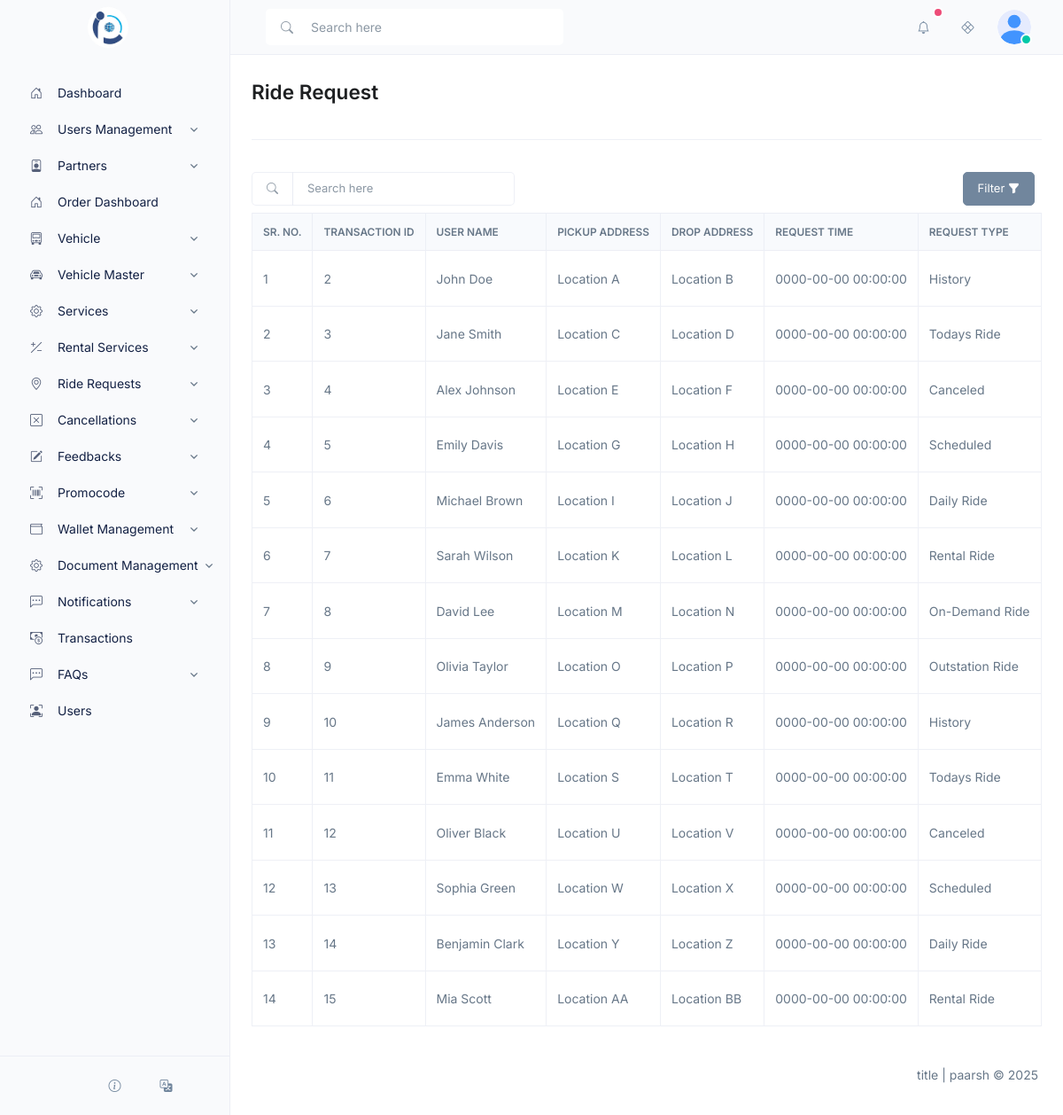
Page /view-ride-requests.php on the committed database.
### tables this page shows
CREATE TABLE `ride_request` (
  `id` int(11) NOT NULL,
  `user` varchar(255) NOT NULL,
  `pickup_address` varchar(255) NOT NULL,
  `drop_address` varchar(255) NOT NULL,
  `time` datetime NOT NULL,
  `type` varchar(100) NOT NULL,
  `status` varchar(100) NOT NULL
);

### view-ride-requests.php (the view, shortened to what this page needs)
<?php
require_once __DIR__ . "/header.php";
require_once __DIR__ . "/db.php";
function translate($key)
{
    $translations = [
        'ride_request' => 'Ride Request',
        'sr_no' => 'Sr. No.',
        'transaction_id' => 'Transaction ID',
        'user_name' => 'User Name',
        'pickup_address' => 'Pickup Address',
        'drop_address' => 'Drop Address',
        'request_time' => 'Request Time',
        'request_type' => 'Request Type',
        'status' => 'Status',
        'Actions' => 'Actions',
        'search_here' => 'Search here',
    ];
    return isset($translations[$key]) ? $translations[$key] : $key;
}
$sql = "SELECT * FROM ride_request WHERE 1=1";
$result = $conn->query($sql);
?>
<div class="content container-fluid">
    <div class="page-header">
        <div class="row align-items-center">
            <div class="col">
                <h1 class="page-header-title"><?= translate('ride_request') ?></h1>
            </div>
        </div>
    </div>
    <div class="table-responsive">
        <div class="d-flex justify-content-between align-items-center mb-2">
            <div class="col-12 col-md-4">
                <div class="input-group input-group-sm">
                    <div class="input-group-text">
                        <i class="bi-search"></i>
                    </div>
                    <input type="search" class="form-control service-table-search" placeholder="Search here">
                </div>
            </div>
            <div class="d-flex align-items-center gap-2">
                <button class="btn btn-sm btn-secondary" data-bs-toggle="modal" data-bs-target="#transactionfilterModal">
                    Filter <i class="bi bi-funnel-fill"></i>
                </button>
            </div>
        </div>
    </div>
    <div class="table-responsive">
        <table id="data-table" class="table table-bordered table-nowrap table-align-middle">
            <thead class="thead-light" align="left">
                <tr>
                    <th><?= translate('sr_no') ?></th>
                    <th><?= translate('transaction_id') ?></th>
                    <th><?= translate('user_name') ?></th>
                    <th><?= translate('pickup_address') ?></th>
                    <th><?= translate('drop_address') ?></th>
                    <th><?= translate('request_time') ?></th>
                    <th><?= translate('request_type') ?></th>
                </tr>
            </thead>
            <tbody>
                <?php
                $sr_no = 1;
                while ($row = $result->fetch_assoc()) {
                    $rideData = htmlspecialchars(json_encode([
                        "id" => $row['id'],
                        "user" => $row['user'],
                        "pickup_address" => $row['pickup_address'],
                        "drop_address" => $row['drop_address'],
                        "time" => $row['time'],
                        "type" => $row['type'],
                        "status" => $row['status']
                    ]), JSON_UNESCAPED_SLASHES);
                    echo "<tr>
                        <td>" . htmlspecialchars($sr_no) . "</td>
                        <td>" . htmlspecialchars($row['id']) . "</td>
                        <td>" . htmlspecialchars($row['user']) . "</td>
                        <td>" . htmlspecialchars($row['pickup_address']) . "</td>
                        <td>" . htmlspecialchars($row['drop_address']) . "</td>
                        <td>" . htmlspecialchars($row['time']) . "</td>
                        <td>" . htmlspecialchars($row['type']) . "</td>
                        <td>" . htmlspecialchars($row['status']) . "</td>
                        <td>
                            <div class='dropdown'>
                                <button class='btn btn-white btn-sm dropdown-toggle' type='button' data-bs-toggle='dropdown' aria-expanded='false'>
                                    Actions
                                </button>
                                <ul class='dropdown-menu'>
                                    <li><button class='btn btn-sm btn-light edit-row-btn' data-ride-request='" . $rideData . "'>Edit</button></li>
                                    <li><button class='btn btn-sm btn-light delete-row-btn' data-ride-request-id='" . htmlspecialchars($row['id']) . "'>Delete</button></li>
                                </ul>
                            </div>
                        </td>
                    </tr>";
                    $sr_no++;
                }
                ?>
            </tbody>
        </table>
    </div>
</div>
<?php require_once __DIR__ . '/footer.php'; ?>

### rows in the picture
ride_request: id "2", user "John Doe", pickup_address "Location A", drop_address "Location B", time "0000-00-00 00:00:00", type "History"
ride_request: id "3", user "Jane Smith", pickup_address "Location C", drop_address "Location D", time "0000-00-00 00:00:00", type "Todays Ride"
ride_request: id "4", user "Alex Johnson", pickup_address "Location E", drop_address "Location F", time "0000-00-00 00:00:00", type "Canceled"
ride_request: id "5", user "Emily Davis", pickup_address "Location G", drop_address "Location H", time "0000-00-00 00:00:00", type "Scheduled"
ride_request: id "6", user "Michael Brown", pickup_address "Location I", drop_address "Location J", time "0000-00-00 00:00:00", type "Daily Ride"
ride_request: id "7", user "Sarah Wilson", pickup_address "Location K", drop_address "Location L", time "0000-00-00 00:00:00", type "Rental Ride"
ride_request: id "8", user "David Lee", pickup_address "Location M", drop_address "Location N", time "0000-00-00 00:00:00", type "On-Demand Ride"
ride_request: id "9", user "Olivia Taylor", pickup_address "Location O", drop_address "Location P", time "0000-00-00 00:00:00", type "Outstation Ride"
ride_request: id "10", user "James Anderson", pickup_address "Location Q", drop_address "Location R", time "0000-00-00 00:00:00", type "History"
ride_request: id "11", user "Emma White", pickup_address "Location S", drop_address "Location T", time "0000-00-00 00:00:00", type "Todays Ride"
ride_request: id "12", user "Oliver Black", pickup_address "Location U", drop_address "Location V", time "0000-00-00 00:00:00", type "Canceled"
ride_request: id "13", user "Sophia Green", pickup_address "Location W", drop_address "Location X", time "0000-00-00 00:00:00", type "Scheduled"
ride_request: id "14", user "Benjamin Clark", pickup_address "Location Y", drop_address "Location Z", time "0000-00-00 00:00:00", type "Daily Ride"
ride_request: id "15", user "Mia Scott", pickup_address "Location AA", drop_address "Location BB", time "0000-00-00 00:00:00", type "Rental Ride"

### other values in the picture
translate('ride_request') "Ride Request"
translate('sr_no') "SR. NO."
translate('transaction_id') "TRANSACTION ID"
translate('user_name') "USER NAME"
translate('pickup_address') "PICKUP ADDRESS"
translate('drop_address') "DROP ADDRESS"
translate('request_time') "REQUEST TIME"
translate('request_type') "REQUEST TYPE"
translate('title') "title"
translate('paarsh') "paarsh"
